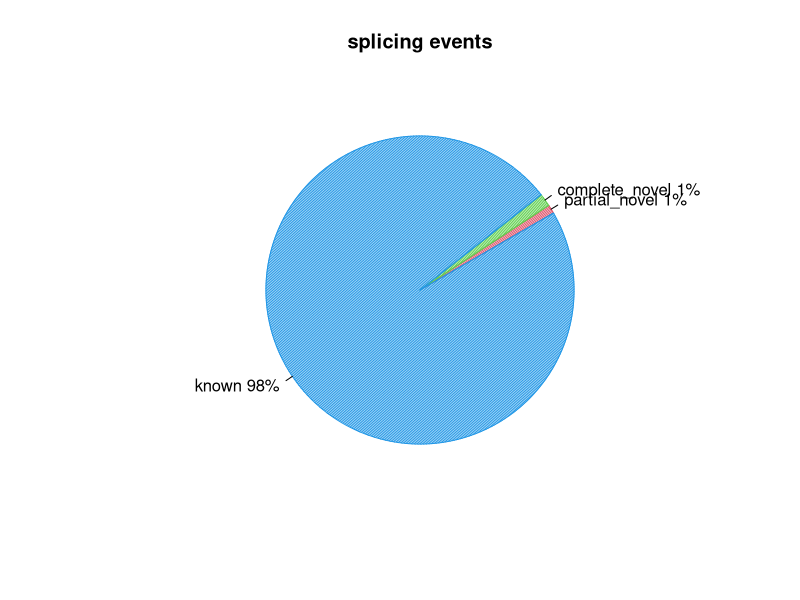
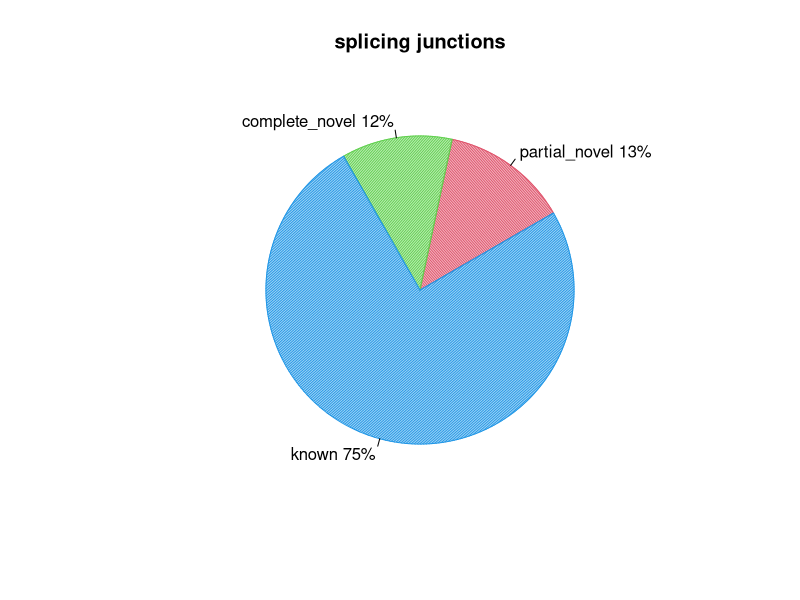

R code for these plots, in order:
pdf("/home/genetics/HW1/mapped_data_quality/SRR11647690.splice_events.pdf")
events=c(0.9190765741699873,1.346255588442079,97.57847424752045)
pie(events,col=c(2,3,4),init.angle=30,angle=c(60,120,150),density=c(70,70,70),main="splicing events",labels=c("partial_novel 1%","complete_novel 1%","known 98%"))
dev.off()
pdf("/home/genetics/HW1/mapped_data_quality/SRR11647690.splice_junction.pdf")
junction=c(13.316903806856883,11.604102020737153,75.07899417240597)
pie(junction,col=c(2,3,4),init.angle=30,angle=c(60,120,150),density=c(70,70,70),main="splicing junctions",labels=c("partial_novel 13%","complete_novel 12%","known 75%"))
dev.off()
